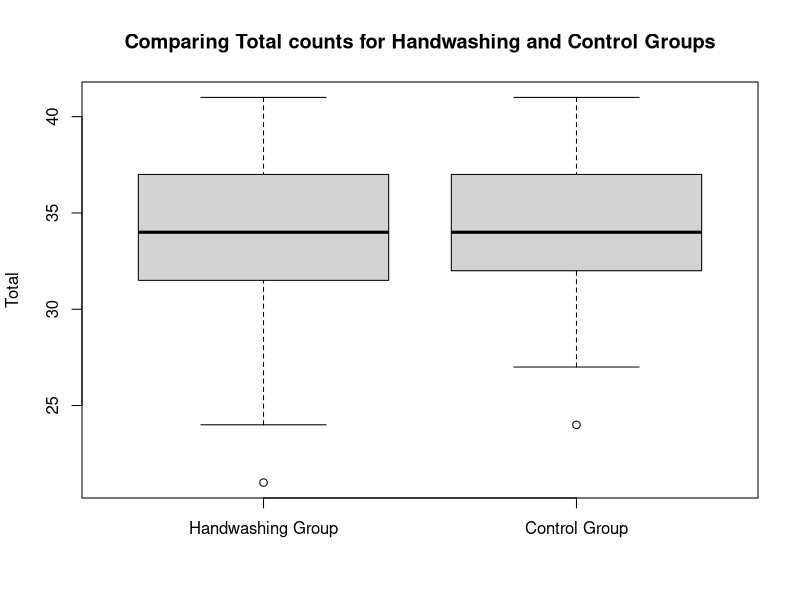

R code for this plot:
## ---- chunk 1
handwashing=read.table("handwashing.txt",header=T)
#View(handwashing)
## ---- chunk 2
hw=subset(handwashing,Condition==1)
#View(hw)
nhw=subset(handwashing,Condition==0)
#View(nhw)
x_hw=mean(hw$Trolley)
x_nhw=mean(nhw$Trolley)
s_hw=sd(hw$Trolley)
s_nhw=sd(nhw$Trolley)
n_hw=length(hw$Trolley)
n_nhw=length(nhw$Trolley)

test_stat=(x_hw-x_nhw)/sqrt((s_hw^2/n_hw)+(s_nhw^2/n_nhw))
df=((s_hw^2/n_hw)+(s_nhw^2/n_nhw))^2/(((s_hw^2/n_hw)^2/(n_hw-1))+((s_nhw^2/n_nhw)^2/(n_nhw-1)))
p_value=pt(test_stat,df)
p_value
## ---- chunk 3
handwashing$Total=(handwashing$Dog+handwashing$Trolley+
                     handwashing$Wallet+handwashing$Plane+handwashing$Resume+handwashing$Kitten)
total_hw=subset(handwashing,Condition==1)
#View(total_hw)
total_nhw=subset(handwashing,Condition==0)
#View(total_nhw)
boxplot(total_hw$Total,total_nhw$Total,
        main="Comparing Total counts for Handwashing and Control Groups", 
        ylab="Total",names=c('Handwashing Group','Control Group'))
## ---- chunk 4
x_total_hw=mean(total_hw$Total)
x_total_nhw=mean(total_nhw$Total)
s_total_hw=sd(total_hw$Total)
s_total_nhw=sd(total_nhw$Total)
n_total_hw=length(total_hw$Total)
n_total_nhw=length(total_nhw$Total)

test_total_stat=(x_total_hw-x_total_nhw)/sqrt((s_total_hw^2/n_total_hw)+
                                                (s_total_nhw^2/n_total_nhw))
df_total=((s_total_hw^2/n_total_hw)+(s_total_nhw^2/n_total_nhw))^2/
  (((s_total_hw^2/n_total_hw)^2/(n_total_hw-1))+((s_total_nhw^2/n_total_nhw)^2/(n_total_nhw-1)))
p_value=pt(test_total_stat,df_total)
p_value
## ---- chunk 5
UL_hw=x_total_hw+qt(0.975,n_total_hw-1)*(s_total_hw/sqrt(n_total_hw))
LL_hw=x_total_hw-qt(0.975,n_total_hw-1)*(s_total_hw/sqrt(n_total_hw))
print(paste(" The 95% confidence interval for handwashing group for Total is between",
            LL_hw,"and",UL_hw))
## ---- chunk 6
UL_nhw=x_total_nhw+qt(0.975,n_total_nhw-1)*(s_total_nhw/sqrt(n_total_nhw))
LL_nhw=x_total_nhw-qt(0.975,n_total_nhw-1)*(s_total_nhw/sqrt(n_total_nhw))
print(paste(" The 95% confidence interval for control group for Total is between",
            LL_nhw,"and",UL_nhw))
## ---- chunk 7
UL_d_nhw=(x_total_hw-x_total_nhw)+qt(0.975,df_total)*sqrt((s_total_hw^2/n_total_hw)+
                                                            (s_total_nhw^2/n_total_nhw))
LL_d_nhw=(x_total_hw-x_total_nhw)-qt(0.975,df_total)*sqrt((s_total_hw^2/n_total_hw)+
                                                            (s_total_nhw^2/n_total_nhw))
print(paste(" The 95% confidence interval for the difference in the population mean of Total between the two groups is between",LL_d_nhw,"and",UL_d_nhw))
## ---- chunk 8
height_NBA=c(80,82,82,77,74,81,83,80,76,82,81,81)
x_nba=mean(height_NBA)
s_nba=sd(height_NBA)
n_nba=length(height_NBA)
UL_nba=x_nba+qt(0.975,n_nba-1)*(s_nba/sqrt(n_nba))
LL_nba=x_nba-qt(0.975,n_nba-1)*(s_nba/sqrt(n_nba))
print(paste(" The 95% confidence interval for mean height of all NBA players is between",
            LL_nba,"and",UL_nba))
## ---- chunk 9
height_NFL=c(71,71,74,73,76,74,79,75,70,77,77,68)
x_nfl=mean(height_NFL)
s_nfl=sd(height_NFL)
n_nfl=length(height_NFL)
UL_nfl=x_nfl+qt(0.975,n_nfl-1)*(s_nfl/sqrt(n_nfl))
LL_nfl=x_nfl-qt(0.975,n_nfl-1)*(s_nfl/sqrt(n_nfl))
print(paste(" The 95% confidence interval for mean height of all NFL players is between",
            LL_nfl,"and",UL_nfl))
## ---- chunk 10
sort_height_NBA=sort(height_NBA)
alpha=1-0.95
k=qbinom(alpha/2,n_nba,0.5)
k
## ---- chunk 11
1-2*pbinom(k,n_nba,0.5)
1-2*pbinom(k-1,n_nba,0.5)
kn=k-1
kn
print(paste("The 95% confidence interval for mean height of all NBA players is between",sort_height_NBA[kn+1],"and",sort_height_NBA[n_nba-kn]))

## ---- chunk 12
sort_height_NFL=sort(height_NFL)
alpha=1-0.95
k=qbinom(alpha/2,n_nfl,0.5)
k
## ---- chunk 13
1-2*pbinom(k,n_nfl,0.5)
1-2*pbinom(k-1,n_nfl,0.5)
kn=k-1
kn
print(paste("The 95% confidence interval for mean height of all NFL players is between",sort_height_NFL[kn+1],"and",sort_height_NFL[n_nba-kn]))

## ---- chunk 14
test_stat_nn=(x_nba-x_nfl)/sqrt((s_nba^2/n_nba)+(s_nfl^2/n_nfl))
df_nn=((s_nba^2/n_nba)+(s_nfl^2/n_nfl))^2/
  (((s_nba^2/n_nba)^2/(n_nba-1))+((s_nfl^2/n_nfl)^2/(n_nfl-1)))
p_value=2*(1-pt(test_stat_nn,df_nn))
p_value
